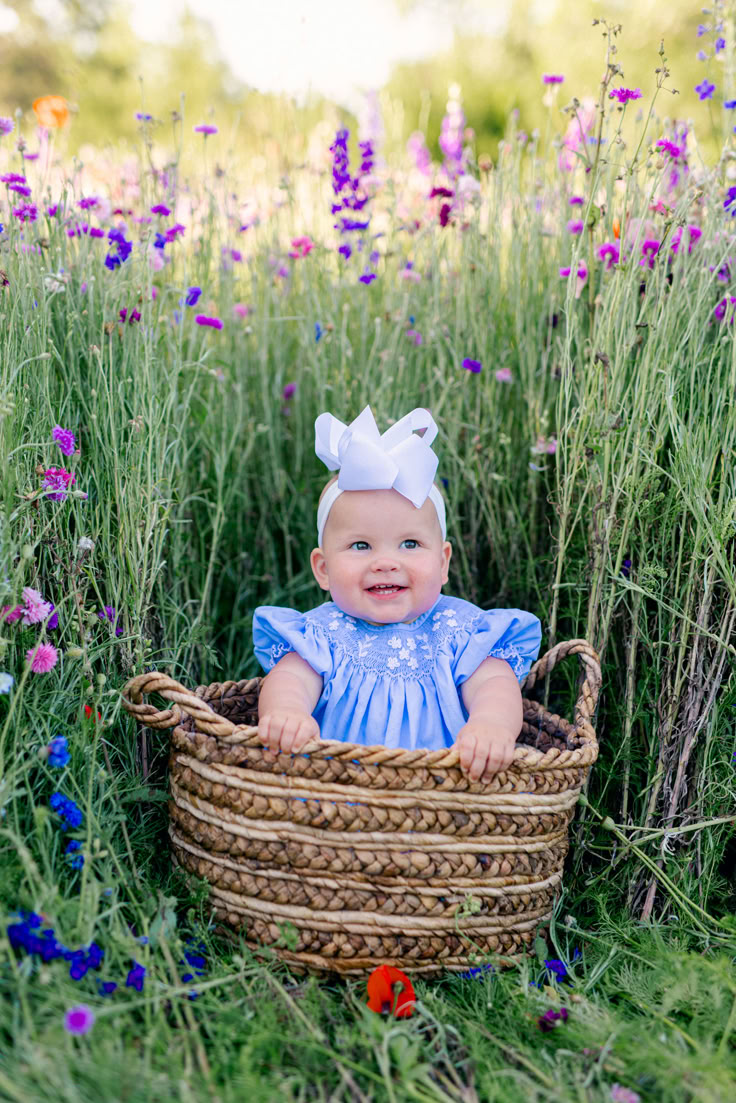
#> input picture images/image.jpg, 736 x 1103 px, found by its file name
$ python task_3.py
#> lines starting #> are read from the running program, lines starting #| are printed output that depends on the picture
#Edge Detection

import cv2

image = cv2.imread('images/image.jpg')
#> image is the input picture: shape (1103, 736, 3); mean B, G, R 113.3, 136.5, 128.3
gray = cv2.cvtColor(image, cv2.COLOR_BGR2GRAY)
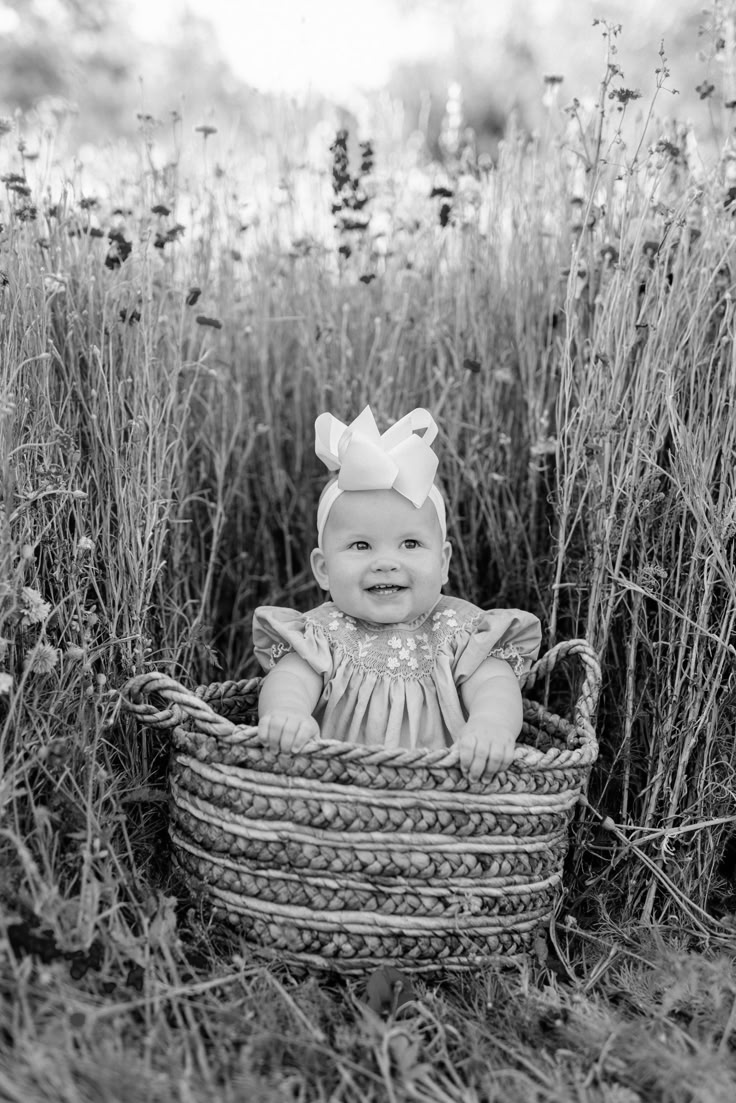
#> gray: shape (1103, 736); min 0, max 255, mean 131.4

# Canny edge detection
edges = cv2.Canny(gray, 50, 150)
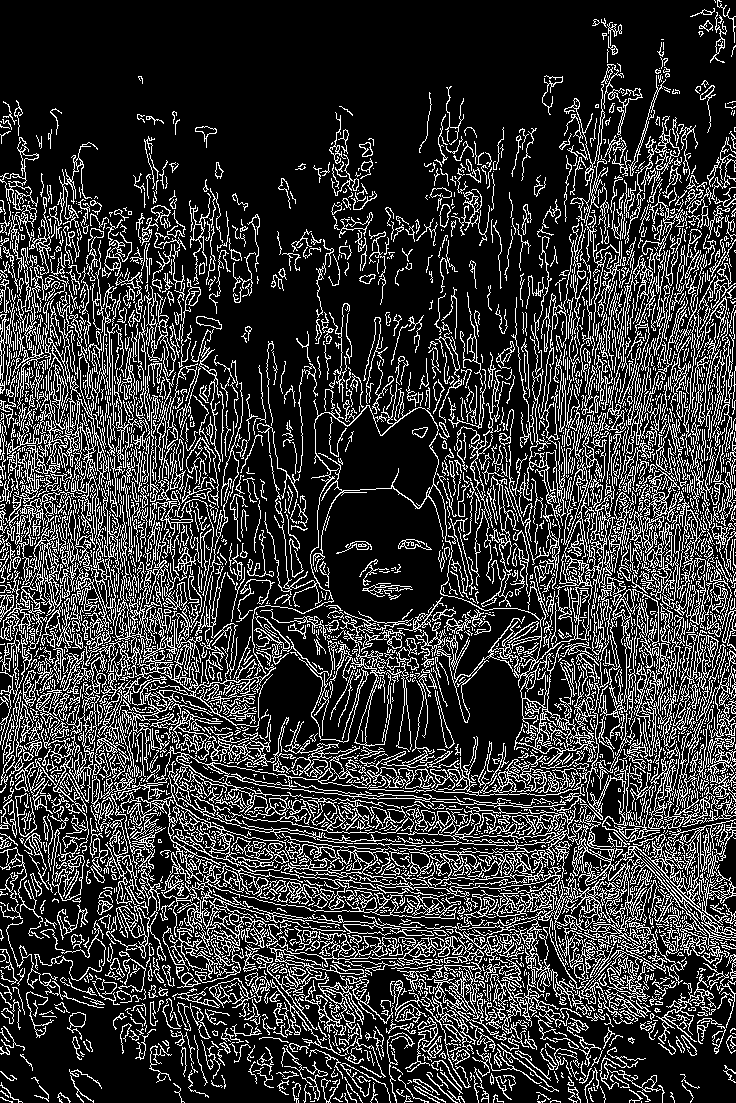
#> edges: shape (1103, 736); 21.5% white in thin lines or dots

cv2.imshow('Edges', edges)

#save image
cv2.imwrite('edges.png', image)

cv2.waitKey(0)
cv2.destroyAllWindows()
